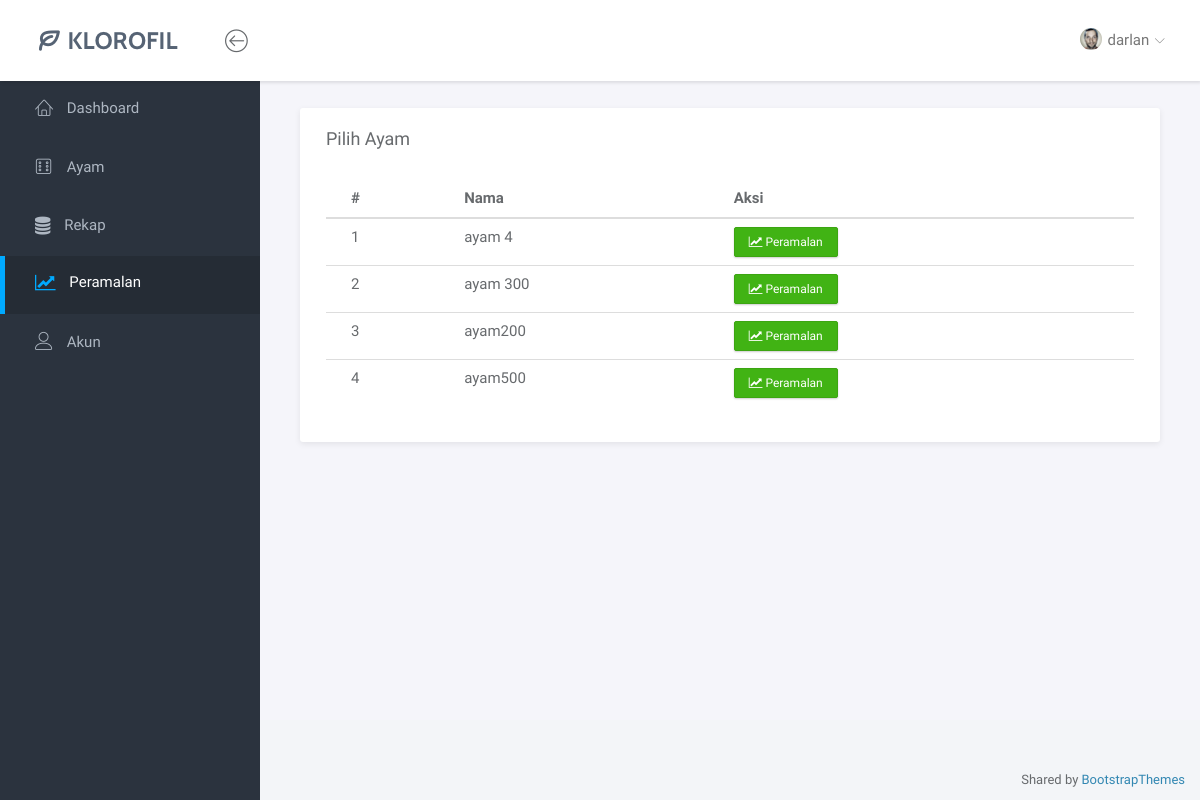
Page /app/peramalan/ (signed in) on the earlier database version.
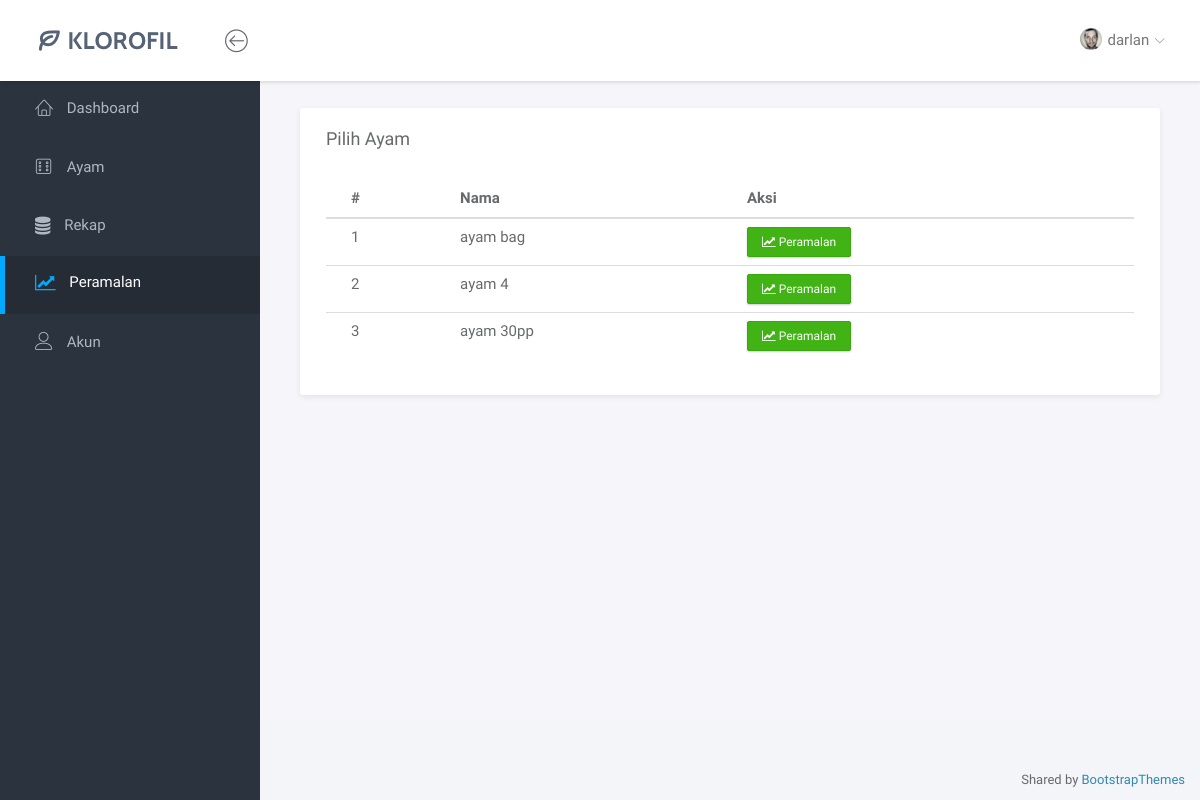
Same page on the later database version.
### tables this page shows
CREATE TABLE `ayam` (
  `id` int(11) NOT NULL,
  `nama_ayam` varchar(30) NOT NULL
);

### functions/functions.php (called while the page is built, shortened)
<?php
$link = mysqli_connect("localhost", "root", "", "peramalan_ayam");
function tampil($query)
{
  global $link;
  $result = mysqli_query($link, $query);
  while ($row = mysqli_fetch_assoc($result)) {
    $rows[] = $row;
  }
  return $rows;
}

### app/peramalan/index.php (the view, shortened to what this page needs)
<?php
include_once '../../functions/functions.php';
$data = tampil("SELECT * FROM `ayam` ORDER BY `ayam`.`id` DESC");
include '../../tampleting/html_head.php';
include '../../tampleting/navbar-sidebar.php';
?>
<div class="col-md-12">
    <div class="panel">
        <div class="panel-heading">
            <h3 class="panel-title">Pilih Ayam</h3>
        </div>
        <div class="panel-body">
            <table class="table table-hover">
                <thead>
                    <tr>
                        <th>#</th>
                        <th>Nama</th>
                        <th>Aksi</th>
                    </tr>
                </thead>
                <tbody>
                    <?php
                    $no = 1;
                    foreach ($data  as $d) {
                    ?>
                        <tr>
                            <td><?= $no++ ?></td>
                            <td><?= $d['nama_ayam'] ?></td>
                            <td>
                                <form action="peramalan.php" method="GET" style="display: inline">
                                    <button type="submit" class="btn btn-success btn-xs"><i class="fa fa-line-chart"></i> Peramalan</button>
                                </form>
                            </td>
                        </tr>
                    <?php
                    }
                    ?>
                </tbody>
            </table>
        </div>
    </div>
</div>
<?php
include '../../tampleting/footer.php';
include '../../tampleting/html_end.php';
?>

Differences in the rows shown:
removed ayam: nama_ayam "ayam200"
removed ayam: nama_ayam "ayam500"
added ayam: nama_ayam "ayam bag"
changed ayam: nama_ayam "ayam 300" → "ayam 30pp"
